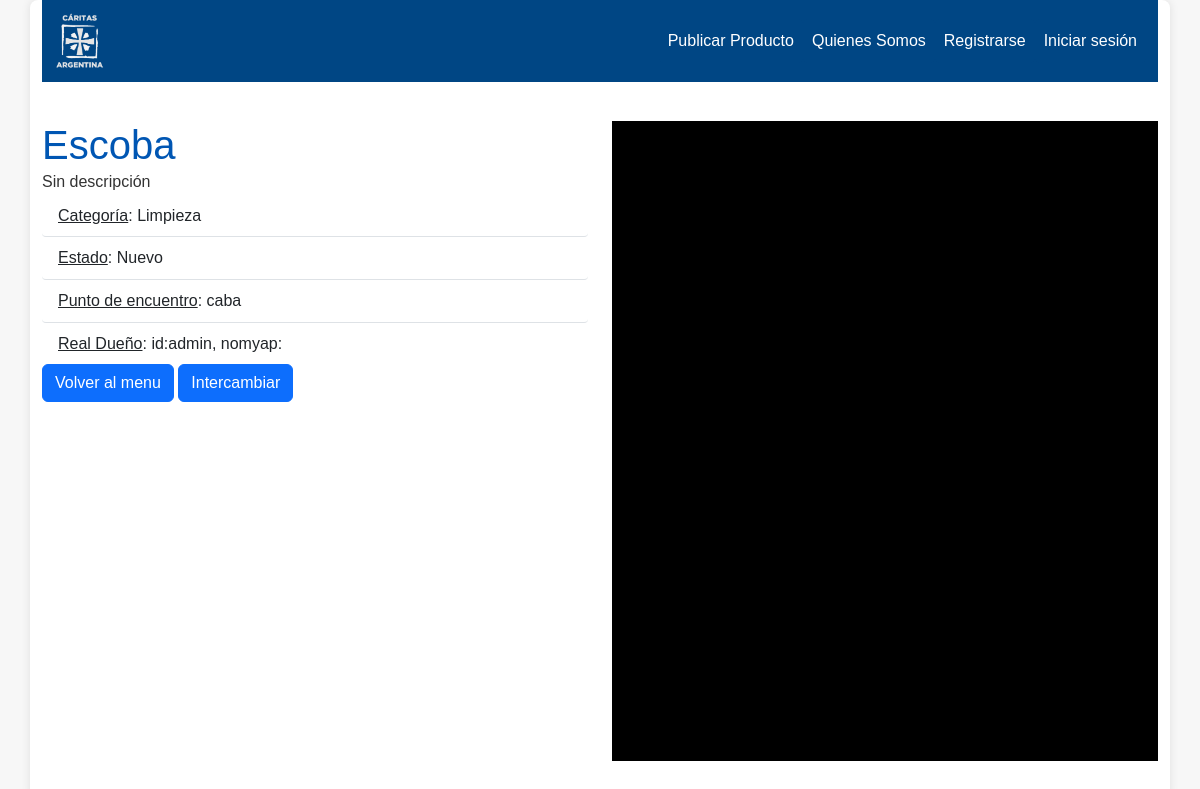
The page /ver_publicacion/2/ on the database its author committed.
### intercambios_caritas/models.py (models this page shows, shortened)
class Publicacion(models.Model):
    PUNTOS_ENC = [
        ('Negociable', 'Negociable'),
        ('La Plata', 'La Plata'),
        ('CABA', 'CABA'),
        ('Quilmes', 'Quilmes'),
        ('Temperley', 'Temperley'),
    ]
    CATEGORIAS = [
        ('Alimentos', 'Alimentos'),
        ('Ropa', 'Ropa'),
        ('Utiles escolares', 'Utiles escolares'),
        ('Artículos de limpieza', 'Artículos de limpieza'),
    ]
    ESTADOS = [
        ('Sin especificar', 'Sin especificar'),
        ('Usado', 'Usado'),
        ('Nuevo', 'Nuevo'),
    ]
    DIAS_SEMANA = [
        ('Lunes', 'Lunes'),
        ('Martes', 'Martes'),
        ('Miércoles', 'Miércoles'),
        ('Jueves', 'Jueves'),
        ('Viernes', 'Viernes'),
        ('Sábado', 'Sábado'),
        ('Domingo', 'Domingo'),
    ]
    nombre = models.CharField(max_length=50, blank=False, null=False)
    descripcion = models.CharField(max_length=280, blank=True, null=False, default="Sin descripción")
    imagen = models.ImageField()
    categoria = models.CharField(max_length=50, blank=False, null=False, choices=CATEGORIAS, default="Otros")
    estado = models.CharField(max_length=50, blank=False, null=False, choices=ESTADOS, default=ESTADOS[0][0])
    punto_encuentro = models.CharField(max_length=50, blank=False, null=False, choices=PUNTOS_ENC, default=PUNTOS_ENC[0][0])
    dias_convenientes = MultiSelectField(choices=DIAS_SEMANA, blank=True, max_length=100)
    franja_horaria = models.CharField(max_length=50, blank=True, null=True)
    usuario = models.ForeignKey(Usuario, on_delete=models.CASCADE, default=get_default_user)
    FRANJA_HORARIA_REGEX = r'^entre las (\d{2}):(\d{2}) y las (\d{2}):(\d{2})$'

class Usuario(AbstractUser):
    telefono = models.CharField(max_length=20, blank=True, null=True)
    direccion = models.CharField(max_length=100, blank=True, null=True)
    nacimiento = models.DateField(blank=True, null=True)
    def __init__(self, *args, **kwargs):
        telefono = kwargs.pop('telefono', None)
        direccion = kwargs.pop('direccion', None)
        nacimiento = kwargs.pop('nacimiento', None)
        super().__init__(*args, **kwargs)
        if telefono is not None:
            self.telefono = telefono
        if direccion is not None:
            self.direccion = direccion
        if nacimiento is not None:
            self.nacimiento = nacimiento
    def __str__(self):
        return self.username

### intercambios_caritas/views.py (the view)
# urls.py: path('ver_publicacion/<int:publicacion_id>/', views.ver_publicacion, name="ver_publicacion"),
def ver_publicacion(request, publicacion_id):
    publicacion = get_object_or_404(Publicacion, pk=publicacion_id)
    return render(request, 'publicacion/ver_publicacion.html', {'publicacion': publicacion})

### templates/publicacion/ver_publicacion.html (shortened to what this page needs)
{% extends 'layouts/base.html' %}
{% block content %}
{% include 'layouts/navbar.html' %}
<div class="d-flex justify-content-center align-items-center flex-grow-1">
    <div class="row">
        <div class="col-md-6">
            <h1>{{ publicacion.nombre }}</h1>
            <p>{{ publicacion.descripcion }}</p>
            <ul class="list-group list-group-flush">
                <li class="list-group-item"><u>Categoría</u>: {{ publicacion.categoria }}</li>
                <li class="list-group-item"><u>Estado</u>: {{ publicacion.estado }}</li>
                <li class="list-group-item"><u>Punto de encuentro</u>: {{ publicacion.punto_encuentro }}</li>
                <li class="list-group-item"><u>Real Dueño</u>: id:{{publicacion.usuario}}, nomyap:{{publicacion.usuario.get_full_name}}</li>
            </ul>
            <a href="{% url 'home' %}" class="btn btn-primary">Volver al menu</a>
            <a href="#" class="btn btn-primary">Intercambiar</a>
        </div>
        <div class="col-md-6">
            <img src="{{ publicacion.imagen.url }}" class="img-fluid" alt="Imagen de la publicación"
                style="width: 860px; height: 640px; object-fit: cover;">
        </div>
    </div>
</div>
{% endblock %}

### static/styles/custom.css (style rules this page uses)
* { margin: 0; padding: 0; box-sizing: border-box; }
html { scroll-behavior: smooth; }
body { font-family: 'Arial', sans-serif; line-height: 1.6; background-color: #f7f7f7; color: #333; }
h1, h2, h3, h4, h5, h6 { margin-bottom: 0; color: #0056b3; }
p { margin-bottom: 0; }
a { color: #0056b3; text-decoration: none; }
ul { list-style: none; margin: 0; padding: 0; }
ul li { background: #e6f0ff; margin: 0; padding: 0; border-radius: 4px; border: 1px solid #d0e0f7; }

### rows shown on the page
Publicacion: nombre "Escoba", descripcion "Sin descripción", categoria "Limpieza", estado "Nuevo", punto_encuentro "caba", usuario "admin", imagen (picture)
